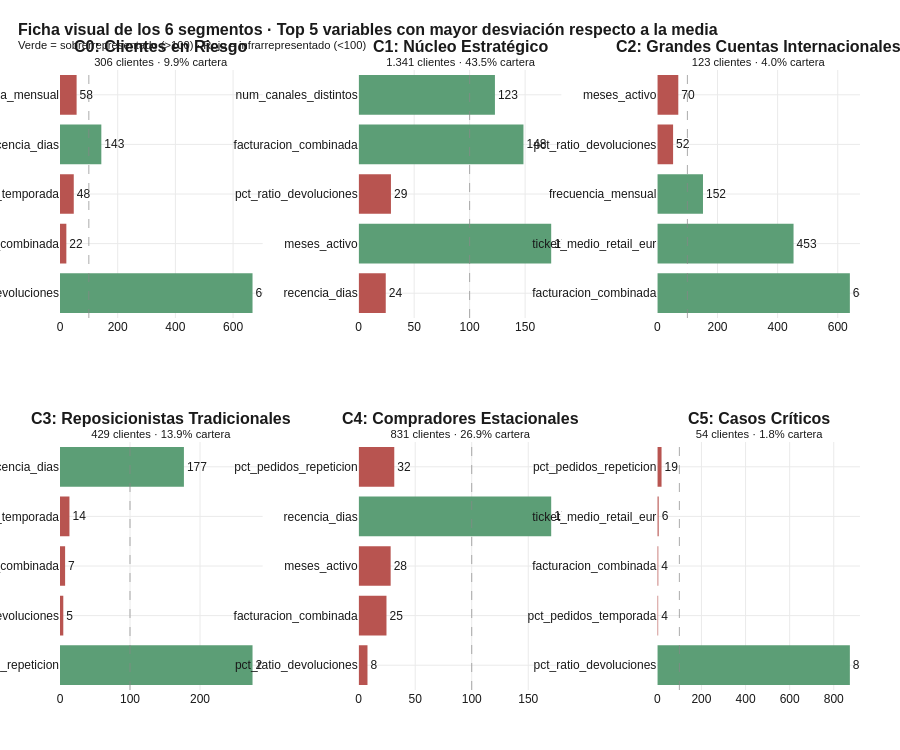

Notebook source saved alongside this figure:
### Markdown cell above
### Justificación del naming final por cluster

Los seis nombres comerciales adoptados están fundamentados en la combinación de evidencia descriptiva (índices de afinidad) e inferencial (importancias de Random Forest), y cada uno responde a un patrón cuantitativo claramente identificable en los datos.

**Cluster 1 — "Núcleo Estratégico"**: con 1.341 clientes (43,5% de la cartera) y el 64,6% de la facturación total, este cluster constituye la columna vertebral del negocio de Selmark. Sus rasgos distintivos —veteranía elevada (índice 174), recencia muy baja (índice 24, es decir, compran mucho más recientemente que la media), facturación alta y baja tasa de devoluciones— configuran el perfil del cliente fiel y rentable que toda empresa busca consolidar y retener. La denominación "Núcleo Estratégico" comunica simultáneamente su volumen, su valor económico y su carácter prioritario para la dirección comercial.

**Cluster 2 — "Grandes Cuentas Internacionales"**: con apenas 123 clientes (4,0%) pero el 25,5% de la facturación, este cluster está caracterizado por un ticket medio extraordinario (índice 453, equivalente a 4,5 veces la media), una facturación combinada 6,4 veces superior a la media, y un predominio internacional del 62%. La etiqueta refleja tanto su naturaleza económica (grandes operaciones) como su orientación geográfica (predominantemente internacional). Probablemente corresponden a distribuidores mayoristas extranjeros con compras de gran volumen.

**Cluster 4 — "Compradores Estacionales"**: con 831 clientes (27,0% de la cartera) y un 6,6% de la facturación, este cluster está formado por clientes recientes en la cartera (meses_activo al 28% de la media) con alto compromiso en pedidos de temporada (índice 148). La denominación captura su característica más relevante: son clientes que compran principalmente las novedades de cada colección, y representan la cantera potencial del Núcleo Estratégico si la relación se cultiva adecuadamente.

**Cluster 3 — "Reposicionistas Tradicionales"**: con 429 clientes (13,9%) y solo el 1,0% de la facturación, este cluster se distingue por una concentración extrema en pedidos de repetición (índice 275, casi tres veces la media) y una ausencia casi total de pedidos de temporada (índice 13). Son típicamente pequeñas tiendas tradicionales que reponen exclusivamente productos básicos del catálogo estable, sin participar en las dinámicas de colección y novedad.

**Cluster 0 — "Clientes en Riesgo"**: con 306 clientes (9,9%) y solo el 2,2% de la facturación, este cluster presenta una tasa de devoluciones 6,7 veces superior a la media (índice 667) combinada con recencia elevada y facturación baja. La denominación "en Riesgo" comunica el carácter de alarma comercial del segmento: son clientes cuya relación con Selmark muestra señales de deterioro y que requieren atención específica desde el departamento comercial para evaluar la viabilidad de la relación o aplicar acciones correctivas.

**Cluster 5 — "Casos Críticos"**: con apenas 54 clientes (1,7%) pero un ratio de devoluciones 8,7 veces superior a la media (índice 873) y un ticket medio al 6% de la media (es decir, devuelven prácticamente todo lo que compran), este cluster representa relaciones comerciales patológicas que generan más coste operativo que valor. La denominación "Casos Críticos" señala la urgencia de una revisión individual de cada cliente del segmento para decidir entre rescate de la relación o terminación comercial controlada.

### Code cell
# Visualización final: ficha de los 6 clusters con sus nombres
fig = make_subplots(
    rows=2, cols=3,
    subplot_titles=[f"<b>C{c}: {naming_final[c]}</b><br><sup>{fmt_es(fichas[c]['n_clientes'])} clientes · {fichas[c]['pct_clientes']:.1f}% cartera</sup>"
                     for c in range(N_CLUSTERS)],
    horizontal_spacing=0.12, vertical_spacing=0.20,
)

for c in range(N_CLUSTERS):
    row = c // 3 + 1
    col = c % 3 + 1
    col_idx = f"C{c}"
    
    # Top 5 índices con desviación más fuerte respecto a 100
    ind_cluster = indices[col_idx].copy()
    ind_cluster_dist = (ind_cluster - 100).abs().sort_values(ascending=False).head(5)
    top5_vars = ind_cluster_dist.index.tolist()
    
    valores = [ind_cluster[v] for v in top5_vars]
    colores_bar = [COLOR_NEGATIVO if v < 100 else COLOR_POSITIVO for v in valores]
    
    fig.add_trace(go.Bar(
        x=valores, y=top5_vars,
        orientation="h",
        marker_color=colores_bar,
        text=[f"{v:.0f}" for v in valores], textposition="outside",
        showlegend=False,
    ), row=row, col=col)
    
    # Línea vertical en 100
    fig.add_vline(x=100, line_dash="dash", line_color="#888",
                   row=row, col=col, line_width=0.7)

fig.update_layout(
    title=dict(text="<b>Ficha visual de los 6 segmentos · Top 5 variables con mayor desviación respecto a la media</b><br><sup>Verde = sobrerrepresentado (>100) · Rojo = infrarrepresentado (<100)</sup>"),
    height=750, showlegend=False,
)
guardar_y_mostrar(fig, "06_fichas_visuales_clusters", h=750)

### Figure 1 — Plotly figure (JSON) as saved in the notebook; plotly's stock layout.template omitted (floating-point values rounded to 4 significant figures)
{"data": [{"marker": {"color": ["#5C9E76", "#B85450", "#B85450", "#5C9E76", "#B85450"]}, "orientation": "h", "showlegend": false, "text": ["668", "22", "48", "143", "58"], "textposition": "outside", "type": "bar", "x": [667.5, 22, 47.7, 143.3, 57.6], "xaxis": "x", "y": ["pct_ratio_devoluciones", "facturacion_combinada", "pct_pedidos_temporada", "recencia_dias", "frecuencia_mensual"], "yaxis": "y"}, {"marker": {"color": ["#B85450", "#5C9E76", "#B85450", "#5C9E76", "#5C9E76"]}, "orientation": "h", "showlegend": false, "text": ["24", "174", "29", "148", "123"], "textposition": "outside", "type": "bar", "x": [24.4, 173.5, 29.1, 148.5, 122.8], "xaxis": "x2", "y": ["recencia_dias", "meses_activo", "pct_ratio_devoluciones", "facturacion_combinada", "num_canales_distintos"], "yaxis": "y2"}, {"marker": {"color": ["#5C9E76", "#5C9E76", "#5C9E76", "#B85450", "#B85450"]}, "orientation": "h", "showlegend": false, "text": ["640", "453", "152", "52", "70"], "textposition": "outside", "type": "bar", "x": [640.3, 453, 151.8, 52.4, 69.7], "xaxis": "x3", "y": ["facturacion_combinada", "ticket_medio_retail_eur", "frecuencia_mensual", "pct_ratio_devoluciones", "meses_activo"], "yaxis": "y3"}, {"marker": {"color": ["#5C9E76", "#B85450", "#B85450", "#B85450", "#5C9E76"]}, "orientation": "h", "showlegend": false, "text": ["275", "5", "7", "14", "177"], "textposition": "outside", "type": "bar", "x": [275, 4.7, 7.3, 13.5, 177], "xaxis": "x4", "y": ["pct_pedidos_repeticion", "pct_ratio_devoluciones", "facturacion_combinada", "pct_pedidos_temporada", "recencia_dias"], "yaxis": "y4"}, {"marker": {"color": ["#B85450", "#B85450", "#B85450", "#5C9E76", "#B85450"]}, "orientation": "h", "showlegend": false, "text": ["8", "25", "28", "170", "32"], "textposition": "outside", "type": "bar", "x": [7.8, 24.6, 28.3, 170.3, 31.5], "xaxis": "x5", "y": ["pct_ratio_devoluciones", "facturacion_combinada", "meses_activo", "recencia_dias", "pct_pedidos_repeticion"], "yaxis": "y5"}, {"marker": {"color": ["#5C9E76", "#B85450", "#B85450", "#B85450", "#B85450"]}, "orientation": "h", "showlegend": false, "text": ["873", "4", "4", "6", "19"], "textposition": "outside", "type": "bar", "x": [873, 3.7, 4.3, 6.1, 19.1], "xaxis": "x6", "y": ["pct_ratio_devoluciones", "pct_pedidos_temporada", "facturacion_combinada", "ticket_medio_retail_eur", "pct_pedidos_repeticion"], "yaxis": "y6"}], "layout": {"annotations": [{"font": {"size": 16}, "showarrow": false, "text": "<b>C0: Clientes en Riesgo</b><br><sup>306 clientes · 9.9% cartera</sup>", "x": 0.1267, "xanchor": "center", "xref": "paper", "y": 1, "yanchor": "bottom", "yref": "paper"}, {"font": {"size": 16}, "showarrow": false, "text": "<b>C1: Núcleo Estratégico</b><br><sup>1.341 clientes · 43.5% cartera</sup>", "x": 0.5, "xanchor": "center", "xref": "paper", "y": 1, "yanchor": "bottom", "yref": "paper"}, {"font": {"size": 16}, "showarrow": false, "text": "<b>C2: Grandes Cuentas Internacionales</b><br><sup>123 clientes · 4.0% cartera</sup>", "x": 0.8733, "xanchor": "center", "xref": "paper", "y": 1, "yanchor": "bottom", "yref": "paper"}, {"font": {"size": 16}, "showarrow": false, "text": "<b>C3: Reposicionistas Tradicionales</b><br><sup>429 clientes · 13.9% cartera</sup>", "x": 0.1267, "xanchor": "center", "xref": "paper", "y": 0.4, "yanchor": "bottom", "yref": "paper"}, {"font": {"size": 16}, "showarrow": false, "text": "<b>C4: Compradores Estacionales</b><br><sup>831 clientes · 26.9% cartera</sup>", "x": 0.5, "xanchor": "center", "xref": "paper", "y": 0.4, "yanchor": "bottom", "yref": "paper"}, {"font": {"size": 16}, "showarrow": false, "text": "<b>C5: Casos Críticos</b><br><sup>54 clientes · 1.8% cartera</sup>", "x": 0.8733, "xanchor": "center", "xref": "paper", "y": 0.4, "yanchor": "bottom", "yref": "paper"}], "height": 750, "shapes": [{"line": {"color": "#888", "dash": "dash", "width": 0.7}, "type": "line", "x0": 100, "x1": 100, "xref": "x", "y0": 0, "y1": 1, "yref": "y domain"}, {"line": {"color": "#888", "dash": "dash", "width": 0.7}, "type": "line", "x0": 100, "x1": 100, "xref": "x2", "y0": 0, "y1": 1, "yref": "y2 domain"}, {"line": {"color": "#888", "dash": "dash", "width": 0.7}, "type": "line", "x0": 100, "x1": 100, "xref": "x3", "y0": 0, "y1": 1, "yref": "y3 domain"}, {"line": {"color": "#888", "dash": "dash", "width": 0.7}, "type": "line", "x0": 100, "x1": 100, "xref": "x4", "y0": 0, "y1": 1, "yref": "y4 domain"}, {"line": {"color": "#888", "dash": "dash", "width": 0.7}, "type": "line", "x0": 100, "x1": 100, "xref": "x5", "y0": 0, "y1": 1, "yref": "y5 domain"}, {"line": {"color": "#888", "dash": "dash", "width": 0.7}, "type": "line", "x0": 100, "x1": 100, "xref": "x6", "y0": 0, "y1": 1, "yref": "y6 domain"}], "showlegend": false, "title": {"text": "<b>Ficha visual de los 6 segmentos · Top 5 variables con mayor desviación respecto a la media</b><br><sup>Verde = sobrerrepresentado (>100) · Rojo = infrarrepresentado (<100)</sup>"}, "xaxis": {"anchor": "y", "domain": [0, 0.2533]}, "xaxis2": {"anchor": "y2", "domain": [0.3733, 0.6267]}, "xaxis3": {"anchor": "y3", "domain": [0.7467, 1]}, "xaxis4": {"anchor": "y4", "domain": [0, 0.2533]}, "xaxis5": {"anchor": "y5", "domain": [0.3733, 0.6267]}, "xaxis6": {"anchor": "y6", "domain": [0.7467, 1]}, "yaxis": {"anchor": "x", "domain": [0.6, 1]}, "yaxis2": {"anchor": "x2", "domain": [0.6, 1]}, "yaxis3": {"anchor": "x3", "domain": [0.6, 1]}, "yaxis4": {"anchor": "x4", "domain": [0, 0.4]}, "yaxis5": {"anchor": "x5", "domain": [0, 0.4]}, "yaxis6": {"anchor": "x6", "domain": [0, 0.4]}}}
